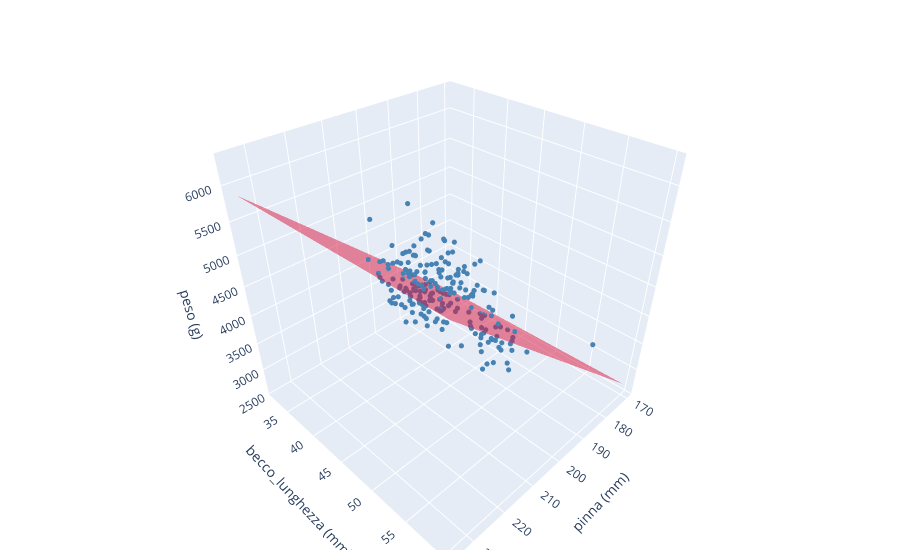

Notebook source saved alongside this figure:
### Markdown cell above
### 2.6 Più misure: dalla retta al piano
Con **due** feature il modello lineare diventa un **piano**:

$$\hat{y} = w_{pinna} \cdot x_{pinna} + w_{becco} \cdot x_{becco} + b$$

Al posto di un solo $w$ c'è un peso per ogni feature; $b$ è sempre l'intercetta.

Il grafico qui sotto è **interattivo**: trascinalo con il mouse per ruotarlo. Lo disegniamo con **plotly**, una libreria per grafici interattivi.

### Code cell
import plotly.graph_objects as go

X2 = df[["pinna", "becco_lunghezza"]]
X2_train, X2_test, y2_train, y2_test = train_test_split(X2, y_peso, test_size=0.3, random_state=0)
regressione2 = LinearRegression().fit(X2_train, y2_train)
print(f"Pesi: pinna {regressione2.coef_[0]:.2f}, becco_lunghezza {regressione2.coef_[1]:.2f} | intercetta: {regressione2.intercept_:.2f}")

# il piano: calcolo la predizione su una griglia di valori (pinna, becco)
pp, bb = np.meshgrid(np.linspace(170, 235, 20), np.linspace(32, 60, 20))
griglia = pd.DataFrame({"pinna": pp.ravel(), "becco_lunghezza": bb.ravel()})
zz = regressione2.predict(griglia).reshape(pp.shape)

fig = go.Figure()
fig.add_trace(go.Scatter3d(x=X2_train["pinna"], y=X2_train["becco_lunghezza"], z=y2_train,
                           mode="markers", marker=dict(size=3, color="steelblue"), name="pinguini"))
fig.add_trace(go.Surface(x=pp, y=bb, z=zz, opacity=0.5, showscale=False,
                         colorscale=[[0, "crimson"], [1, "crimson"]], name="piano"))
fig.update_layout(height=550, margin=dict(l=0, r=0, t=30, b=0),
                  scene=dict(xaxis_title="pinna (mm)", yaxis_title="becco_lunghezza (mm)", zaxis_title="peso (g)"))
fig.show()

### Figure 1 — Plotly figure (JSON) as saved in the notebook; plotly's stock layout.template omitted (floating-point values rounded to 4 significant figures; data arrays with more than 128 entries replaced by an {"elided": "..."} marker saying what was removed)
{"data": [{"marker": {"color": "steelblue", "size": 3}, "mode": "markers", "name": "pinguini", "type": "scatter3d", "x": {"elided": "233 float values"}, "y": {"elided": "233 float values"}, "z": {"elided": "233 float values"}}, {"colorscale": [[0, "crimson"], [1, "crimson"]], "name": "piano", "opacity": 0.5, "showscale": false, "type": "surface", "x": {"elided": "20x20 float values"}, "y": {"elided": "20x20 float values"}, "z": {"elided": "20x20 float values"}}], "layout": {"height": 550, "margin": {"b": 0, "l": 0, "r": 0, "t": 30}, "scene": {"xaxis": {"title": {"text": "pinna (mm)"}}, "yaxis": {"title": {"text": "becco_lunghezza (mm)"}}, "zaxis": {"title": {"text": "peso (g)"}}}}}
